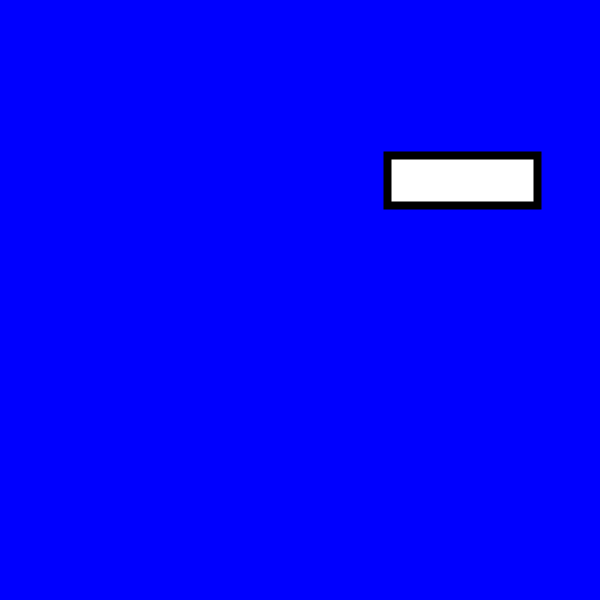
Frame 1 (no input)
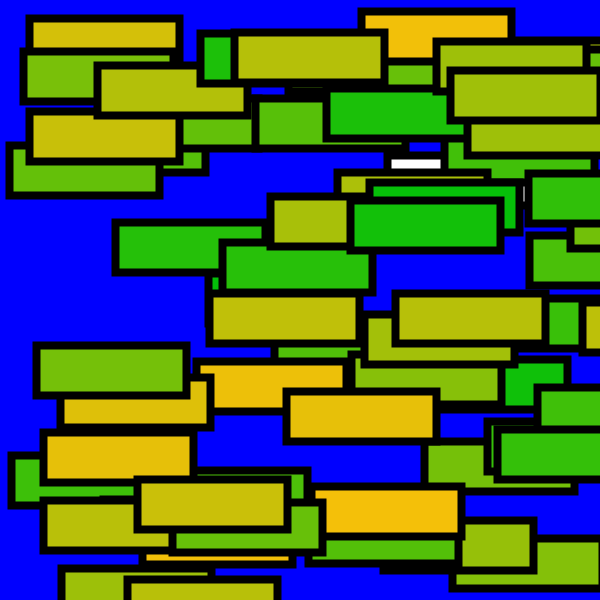
Frame 60 (the mouse pressed at the canvas centre just before this capture)
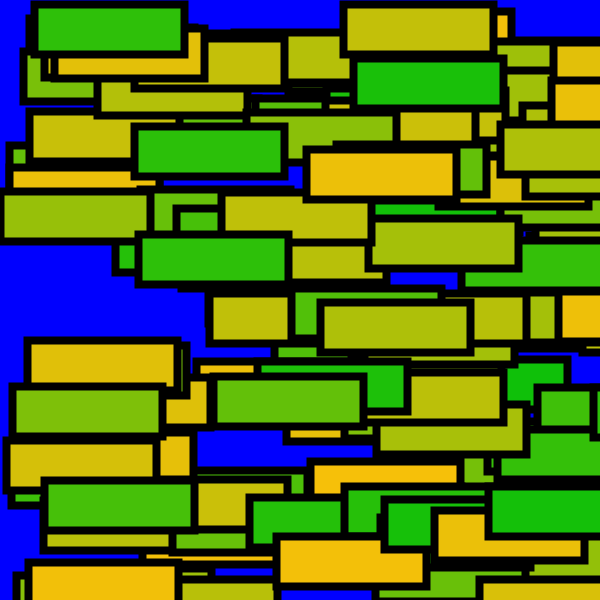
Frame 120 (the mouse held since frame 60 and released just before this capture)

The Processing sketch that drew these frames (run headless with seeded random() and noise(); from frame 60 on, the mouse is pressed at the canvas centre):

// Processing sketch: sketch_180224c
// ── sketch_180224c.pde
int x = 0;

void setup() {
  size(600, 600);
  background(0, 0, 255);
  strokeWeight(8);
}

void draw() {
  rect(random(600), random(600), 150, 50); 
  fill(random(255), 192, 9);
}
